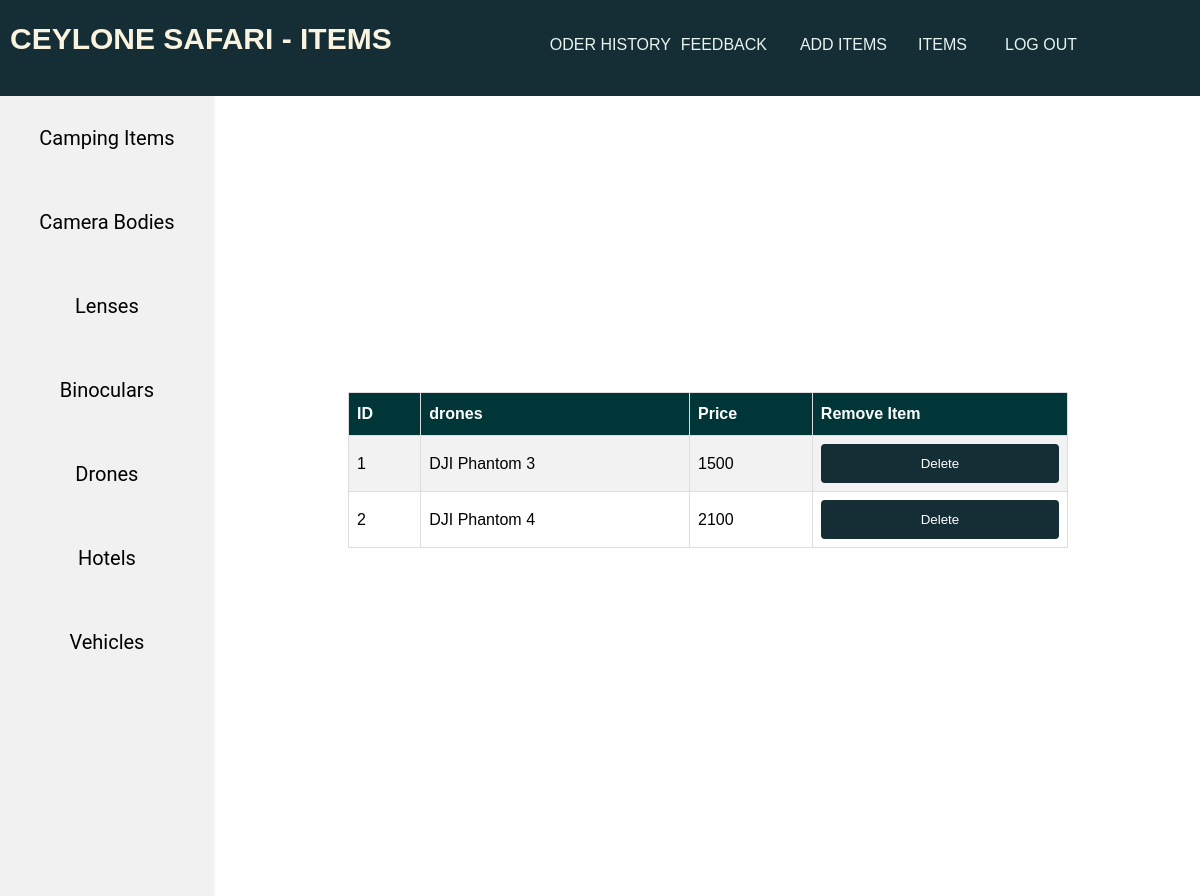
The page /adminDrones.php on the database its author committed.
### tables this page shows
CREATE TABLE `drones` (
  `id` int(11) NOT NULL,
  `name` varchar(255) NOT NULL,
  `price` double NOT NULL,
  `image` varchar(255) DEFAULT NULL
);

### adminDrones.php (the view, shortened to what this page needs)
<?php
include('./config/db_connect.php');
$sql = "SELECT * FROM drones ";
$result = mysqli_query($conn, $sql);
$drones = mysqli_fetch_all($result, MYSQLI_ASSOC);
?>
<?php include('./src/Header_footer/adminItemHeader.php') ?>
<link rel="stylesheet" href="./src/css/adminItem.css">
<div class="table">
    <table id="customers">
        <tr>
            <th>ID</th>
            <th>drones</th>
            <th>Price</th>
            <th>Remove Item</th>
        </tr>
        <?php foreach($drones as $bin): ?>
        <tr>
            <form action="adminDrones.php" method="POST" role="form">
                <td><?php echo htmlspecialchars($bin['id']); ?></td>
                <td><?php echo htmlspecialchars($bin['name']); ?></td>
                <td><?php echo htmlspecialchars($bin['price']); ?></td>
                <td><input type="submit" name="delete" value="Delete"></td>
            </form>
        </tr>
        <?php endforeach; ?>
    </table>
</div>
</body>
</html>

### src/css/admin.css (style rules this page uses)
body { padding: 0%; margin: 0%; font-family: Arial, Helvetica, sans-serif; }
input[type="submit"] { background-color: #152d35; color: white; padding: 12px 20px; border: none; border-radius: 4px; cursor: pointer; width: 100%; }

### src/css/adminItem.css (style rules this page uses)
#customers { font-family: Arial, Helvetica, sans-serif; border-collapse: collapse; width: 100%; }
#customers td, #customers th { border: 1px solid #ddd; padding: 8px; }
#customers tr:nth-child(even) { background-color: #f2f2f2; }
#customers th { padding-top: 12px; padding-bottom: 12px; text-align: left; background-color: #003638; color: white; }
.table { display: flex; justify-content: center; width: 60%; margin-left: 29%; margin-top: -42%; color: #000; }

### rows shown on the page
drones: id "1", name "DJI Phantom 3", price "1500"
drones: id "2", name "DJI Phantom 4", price "2100"
